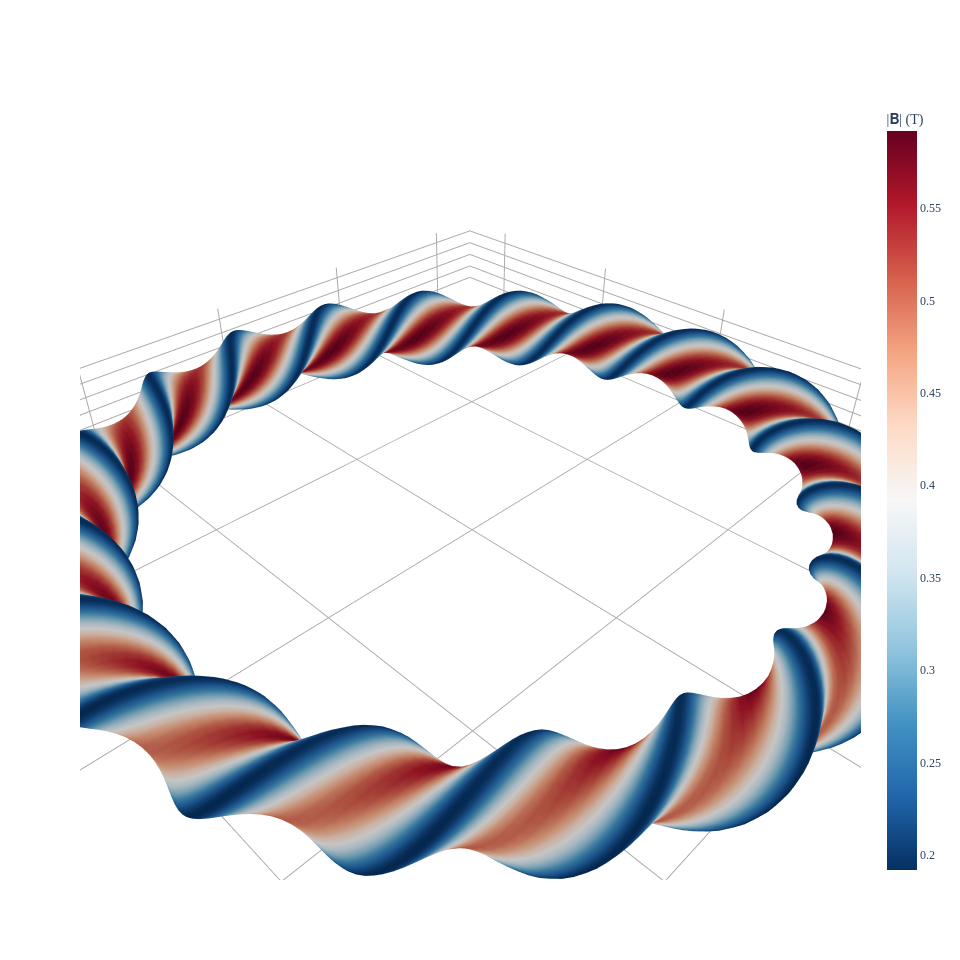

Notebook code for this chart:
### Code cell
grid3d = LinearGridFlux(
    rho=1.0,
    theta=np.linspace(0, 2 * np.pi, 30),
    zeta=np.linspace(0, 2 * np.pi, max(140, int(20 * eq.NFP))),
)
fig = plot_3d(eq, "|B|", grid=grid3d)
fig.show()
# note that this example has 19 toroidal field periods

### Figure 1 — Plotly figure (JSON) as saved in the notebook; plotly's stock layout.template omitted (floating-point values rounded to 4 significant figures; data arrays with more than 128 entries replaced by an {"elided": "..."} marker saying what was removed)
{"data": [{"colorbar": {"title": {"text": "|𝐁| (T)"}}, "colorscale": [[0, "rgb(5,48,97)"], [0.1, "rgb(33,102,172)"], [0.2, "rgb(67,147,195)"], [0.3, "rgb(146,197,222)"], [0.4, "rgb(209,229,240)"], [0.5, "rgb(247,247,247)"], [0.6, "rgb(253,219,199)"], [0.7, "rgb(244,165,130)"], [0.8, "rgb(214,96,77)"], [0.9, "rgb(178,24,43)"], [1, "rgb(103,0,31)"]], "flatshading": true, "i": {"elided": "22040 int values"}, "intensity": {"elided": "11400 float values"}, "j": {"elided": "22040 int values"}, "k": {"elided": "22040 int values"}, "name": "|𝐁| (T)", "opacity": 1, "showscale": true, "type": "mesh3d", "x": {"elided": "11400 float values"}, "y": {"elided": "11400 float values"}, "z": {"elided": "11400 float values"}}], "layout": {"font": {"family": "Times"}, "height": 960.3, "scene": {"aspectmode": "data", "xaxis": {"backgroundcolor": "white", "gridcolor": "darkgrey", "showbackground": false, "showgrid": true, "showticklabels": true, "title": {"text": "X  (m)"}, "zeroline": true, "zerolinecolor": "darkgrey"}, "yaxis": {"backgroundcolor": "white", "gridcolor": "darkgrey", "showbackground": false, "showgrid": true, "showticklabels": true, "title": {"text": "Y  (m)"}, "zeroline": true, "zerolinecolor": "darkgrey"}, "zaxis": {"backgroundcolor": "white", "gridcolor": "darkgrey", "showbackground": false, "showgrid": true, "showticklabels": true, "title": {"text": "Z  (m)"}, "zeroline": true, "zerolinecolor": "darkgrey"}}, "title": {"text": "", "x": 0.5, "xanchor": "center", "y": 0.9, "yanchor": "top"}, "width": 960.3}}
